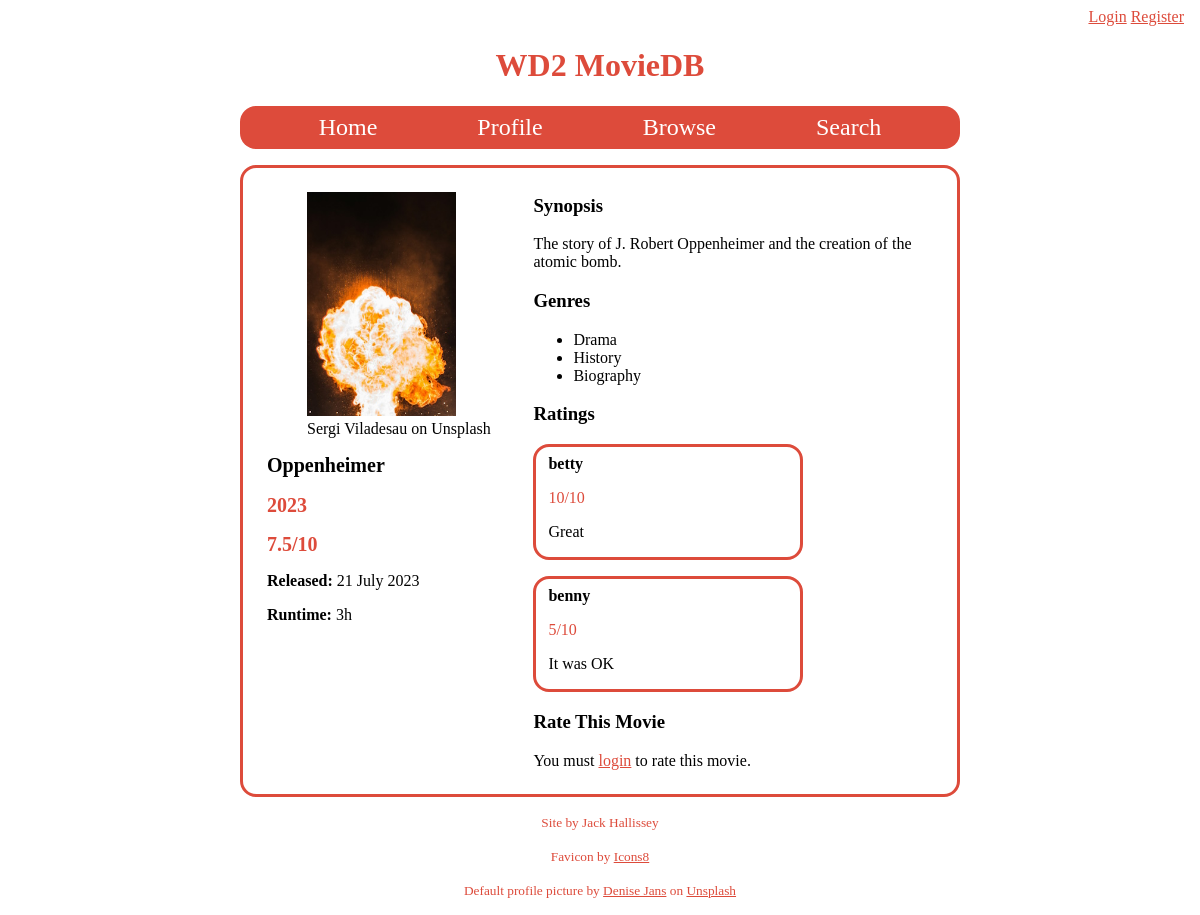
/movie/1, run on the app's committed database.
### tables this page shows
CREATE TABLE movies (
    id INTEGER PRIMARY KEY AUTOINCREMENT,
    title TEXT NOT NULL,
    synopsis TEXT,
    date INTEGER NOT NULL,
    runtime INTEGER NOT NULL,
    poster TEXT NOT NULL,
    poster_src TEXT
);

CREATE TABLE movie_genres (
    movie_id INTEGER,
    genre_id INTEGER,
    PRIMARY KEY (movie_id, genre_id),
    FOREIGN KEY (movie_id) REFERENCES movies(id),
    FOREIGN KEY (genre_id) REFERENCES genres(id)
);

CREATE TABLE genres (
    id INTEGER PRIMARY KEY AUTOINCREMENT,
    name TEXT NOT NULL
);

CREATE TABLE ratings (
    username TEXT,
    movie_id INTEGER NOT NULL,
    score INTEGER,
    review TEXT,
    PRIMARY KEY (username, movie_id),
    FOREIGN KEY (username) REFERENCES users(username),
    FOREIGN KEY (movie_id) REFERENCES movies(id)
);

### app.py (the view, shortened to what this page needs)
@app.route("/movie/<movie_id>", methods=["GET", "POST"])
def movie_page(movie_id):
    db = get_db()
    form = RatingForm()
    existing_rating = db.execute("SELECT * FROM ratings WHERE username = ? AND movie_id = ?", (g.user, movie_id)).fetchone()
    movie = get_movie_info(movie_id)
    if movie is None:
        return render_template("error.html", error="This movie is not in our database.", title="Not Found"), 404
    return render_template("movie_page.html", movie=movie, form=form, title=movie["info"]["title"])

### app.py (called while the page is built)
@app.before_request
def get_username():
    g.user = session.get("username", None)

### database.py (called while the page is built)
def get_db():
    if "db" not in g:
        g.db = sqlite3.connect(DATABASE,
            detect_types=sqlite3.PARSE_DECLTYPES
        )
        g.db.row_factory = sqlite3.Row
    return g.db

### templates/movie_page.html (shortened to what this page needs)
{% extends "base.html" %}
{% block main_content %}
<main class="movie_page">
    <div>
        <figure>
            <img class="poster" src="{{ url_for('static', filename='posters/' + movie['info']['poster']) }}" alt="Poster for {{ movie['info']['title'] }}">
            <figcaption>{{ movie['info']['poster_src'] }}</figcaption>
        </figure>
        <h2 class="title">{{ movie['info']['title'] }}</h2>
        <p><b class="highlight title">{{ movie['info']['date'][0:4] }}</b></p>
        <p>
            {% if movie['score'] %}
                <b class="highlight title">{{ movie['score']|round(1) }}/10</b>
            {% else %}
                <b class="highlight title">-/10</b>
            {% endif %}
        </p>
        <p>
            <b>Released:</b> {{ movie['date'] }}
        </p>
        <p>
            <b>Runtime:</b> {{ movie['runtime'] }}
        </p>
    </div>
    <div>
        <section>
            <h3>Synopsis</h3>
            <p>{{ movie['info']['synopsis'] }}</p>
        </section>
        {% if movie['genres'] %}
            <section class="genres">
                <h3>Genres</h3>
                <ul>
                    {% for genre in movie['genres'] %}
                        <li>
                            <a href="{{ url_for('genre_page', genre_id=genre[-2]) }}">{{ genre['name'] }}</a>
                        </li>
                    {% endfor %}
                </ul>
            </section>
        {% endif %}
        <section>
            <h3>Ratings</h3>
            {% for rating in movie['ratings'] %}
                <section class="rating">
                    <b><a href="{{ url_for('user_page', username=rating['username']) }}">{{ rating['username'] }}</a></b>
                    <p class="highlight">{{ rating['score'] }}/10</p>
                    <p>{{ rating['review'] }}</p>
                </section>
            {% endfor %}
        </section>
        <section>
            <h3>Rate This Movie</h3>
            {% if g.user %}
                <form action="" method="POST" novalidate>
                    {{ form.hidden_tag() }}
                    <p>
                    {{ form.score.label }}
                    {{ form.score() }}
                    {% for error in form.score.errors %}
                        {{ error }}
                    {% endfor %}
                    </p>
                    <p>
                    {{ form.review.label }}
                    {{ form.review() }}
                    {% for error in form.review.errors %}
                        {{ error }}
                    {% endfor %}
                    </p>
                    {{ form.submit() }}
                </form>
            {% else %}
                <p>You must <a href="{{ url_for('login', next=url_for('movie_page', movie_id=movie['info']['id'])) }}" class="highlight">login</a> to rate this movie.</p>
            {% endif %}
        </section>
    </div>
</main>
{% endblock %}

### static/styles.css (style rules this page uses)
body { margin: 0; }
main { border-radius: 16px; border: 3px solid #DD4B3B; margin: 1em 15em; padding: 0.5em 1.5em; }
.highlight { color: #DD4B3B; }
.title { font-size: 1.25em; }
.poster { max-width: 80%; }
.rating { border-radius: 16px; border: 3px solid #DD4B3B; margin: 1em 0; padding: 0.5em 0.75em 0 0.75em; max-width: 60%; }
.rating a { text-decoration: none; }
.rating b a { color: black; }
.genres a { text-decoration: none; color: black; }
.movie_page { display: grid; grid-template-columns: 40% 60%; }
.movie_page > div:first-child, .user_page > div:first-child { grid-column: 1; }
.movie_page > div:nth-child(2), .user_page > div:nth-child(2) { grid-column: 2; }

### data on the page
movies: poster (picture), info.poster_src "Sergi Viladesau on Unsplash", info "Oppenheimer", date "2023", date "21 July 2023", info.synopsis "The story of J. Robert Oppenheimer and the creation of the atomic bomb."
movie_genres: name "Drama"
movie_genres: name "History"
movie_genres: name "Biography"
ratings: username "betty", score "10", review "Great"
ratings: username "benny", score "5", review "It was OK"

### other printed values
{{ movie['score']|round(1) }} "7.5"
{{ movie['runtime'] }} "3h"
